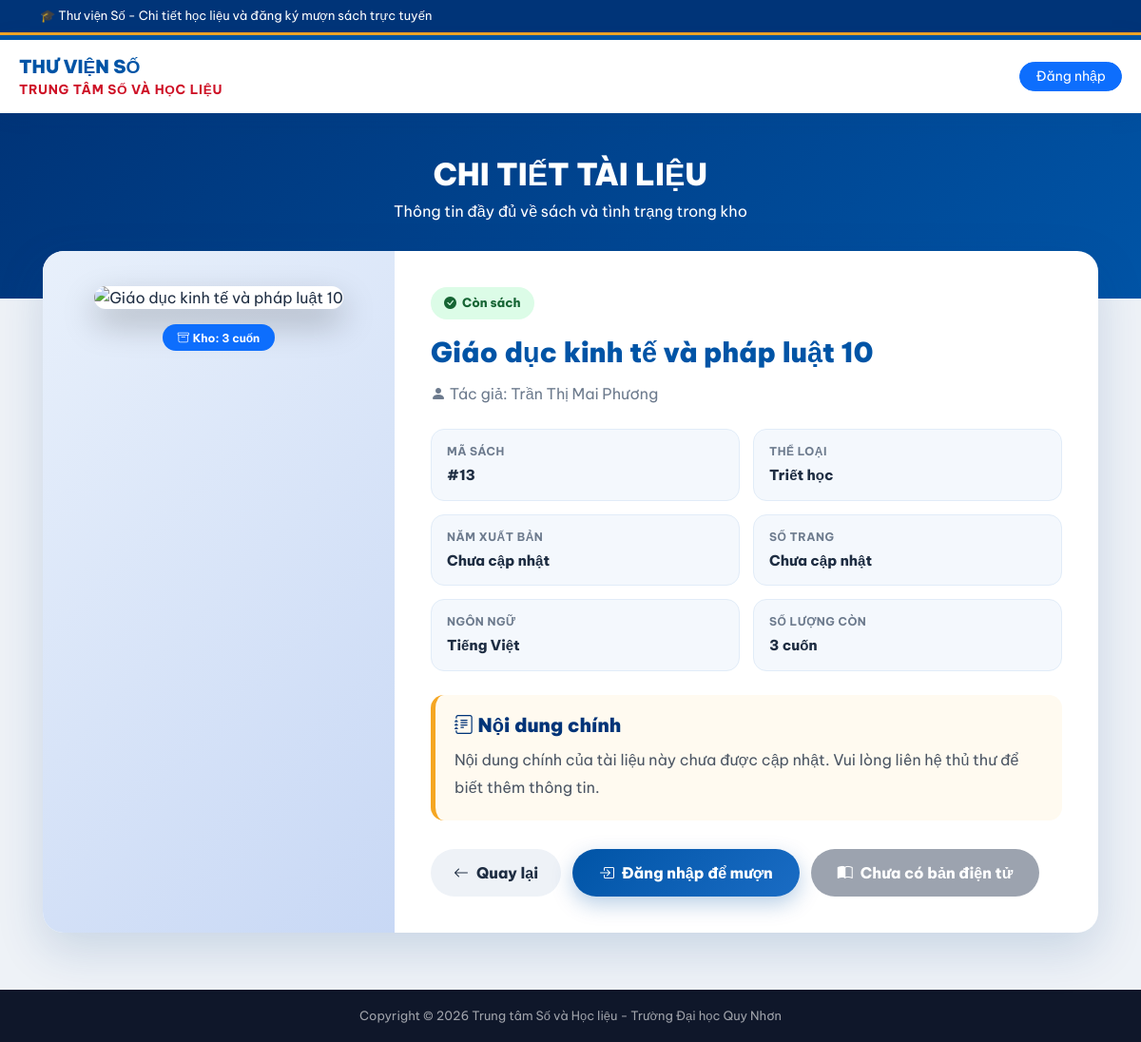
Screenshot of /detail.php?id=13 with the database file from the repository.
### tables this page shows
CREATE TABLE `Books` (
  `id` int(11) NOT NULL,
  `title` varchar(255) NOT NULL,
  `author` varchar(255) NOT NULL,
  `category` varchar(100) DEFAULT NULL,
  `quantity` int(11) DEFAULT 0,
  `image_url` text DEFAULT NULL,
  `created_at` timestamp NOT NULL DEFAULT current_timestamp()
);

### detail.php (the view, shortened to what this page needs)
<?php
require_once 'config.php';
$book_id = isset($_GET['id']) ? (int)$_GET['id'] : 0;
$stmt = $pdo->prepare("SELECT * FROM Books WHERE id=?");
$stmt->execute([$book_id]);
$book = $stmt->fetch(PDO::FETCH_ASSOC);
$cover = !empty($book['image_url']) ? $book['image_url'] : 'images/default-book.png';
?>
<!DOCTYPE html>
<html lang="vi">
<head>
<link href="https://cdn.jsdelivr.net/npm/bootstrap-icons@1.11.1/font/bootstrap-icons.css" rel="stylesheet">
<link href="https://cdn.jsdelivr.net/npm/bootstrap@5.3.2/dist/css/bootstrap.min.css" rel="stylesheet">
</head>
<body>
<div class="top-bar">
  <div class="container"><marquee>🎓 Thư viện Số - Chi tiết học liệu và đăng ký mượn sách trực tuyến</marquee></div>
</div>
<header class="qnu-header">
  <div class="header-inner">
    <div class="brand" onclick="location.href='index.php'">
      <div>
        <div class="uni-name">Thư viện Số</div>
        <div class="lib-name">Trung tâm số và Học liệu</div>
      </div>
    </div>
    <div class="d-flex align-items-center gap-2">
      <?php if(isset($_SESSION['username'])): ?>
        <span class="fw-bold text-primary me-1 small"><i class="bi bi-person-circle"></i> <?php echo htmlspecialchars($_SESSION['username']); ?></span>
        <a href="logout.php" class="btn btn-sm btn-danger rounded-pill px-3">Thoát</a>
      <?php else: ?>
        <a href="index.php" class="btn btn-sm btn-primary rounded-pill px-3">Đăng nhập</a>
      <?php endif; ?>
    </div>
  </div>
</header>
<section class="hero">
  <h2>CHI TIẾT TÀI LIỆU</h2>
  <p class="mb-0">Thông tin đầy đủ về sách và tình trạng trong kho</p>
</section>
<main class="detail-wrapper">
  <div class="detail-card">
    <div class="row g-0">
      <div class="col-lg-4">
        <div class="book-cover-box">
          <img src="<?php echo htmlspecialchars($cover); ?>"
               alt="<?php echo htmlspecialchars($book['title']); ?>"
               class="book-cover"
               onerror="this.src='images/default-book.png'">
          <div class="mt-3">
            <span class="badge <?php echo $book['quantity']>0 ? 'bg-primary' : 'bg-secondary'; ?> px-3 py-2 rounded-pill">
              <i class="bi bi-archive me-1"></i>Kho: <?php echo (int)$book['quantity']; ?> cuốn
            </span>
          </div>
        </div>
      </div>
      <div class="col-lg-8">
        <div class="book-info">
          <div class="mb-3">
            <?php if((int)$book['quantity']>0): ?>
              <span class="status-badge available"><i class="bi bi-check-circle-fill"></i> Còn sách</span>
            <?php elseif((int)($book['ebook_available']??0)===1): ?>
              <span class="status-badge" style="background:#e6f7ff;color:#055;"><i class="bi bi-book-half"></i> Chỉ có bản điện tử</span>
            <?php else: ?>
              <span class="status-badge unavailable"><i class="bi bi-x-circle-fill"></i> Hết sách</span>
            <?php endif; ?>
          </div>
          <h1 class="book-title"><?php echo htmlspecialchars($book['title']); ?></h1>
          <div class="book-author"><i class="bi bi-person-fill"></i> Tác giả: <?php echo htmlspecialchars($book['author']??'Chưa cập nhật'); ?></div>
          <div class="meta-grid">
            <div class="meta-item">
              <div class="meta-label">Mã sách</div>
              <div class="meta-value">#<?php echo htmlspecialchars($book['id']); ?></div>
            </div>
            <div class="meta-item">
              <div class="meta-label">Thể loại</div>
              <div class="meta-value"><?php echo htmlspecialchars($book['category']??'Chưa cập nhật'); ?></div>
            </div>
            <div class="meta-item">
              <div class="meta-label">Năm xuất bản</div>
              <div class="meta-value"><?php echo !empty($book['publish_year'])?htmlspecialchars($book['publish_year']):'Chưa cập nhật'; ?></div>
            </div>
            <div class="meta-item">
              <div class="meta-label">Số trang</div>
              <div class="meta-value"><?php echo !empty($book['pages'])?htmlspecialchars($book['pages']).' trang':'Chưa cập nhật'; ?></div>
            </div>
            <div class="meta-item">
              <div class="meta-label">Ngôn ngữ</div>
              <div class="meta-value"><?php echo !empty($book['language'])?htmlspecialchars($book['language']):'Tiếng Việt'; ?></div>
            </div>
            <div class="meta-item">
              <div class="meta-label">Số lượng còn</div>
              <div class="meta-value"><?php echo (int)$book['quantity']; ?> cuốn</div>
            </div>
          </div>
          <div class="description-box">
            <h5><i class="bi bi-journal-text"></i> Nội dung chính</h5>
            <p><?php echo !empty($book['description']) ? nl2br(htmlspecialchars($book['description'])) : 'Nội dung chính của tài liệu này chưa được cập nhật. Vui lòng liên hệ thủ thư để biết thêm thông tin.'; ?></p>
          </div>
          <div class="action-box">
            <a href="index.php" class="btn-back"><i class="bi bi-arrow-left"></i>Quay lại</a>
            <?php if((int)$book['quantity']>0): ?>
              <?php if(isset($_SESSION['username']) && $_SESSION['role']==='student'): ?>
                <a href="borrow.php?id=<?php echo $book['id']; ?>" class="btn-borrow">
                  <i class="bi bi-bag-check-fill"></i>Mượn vật lí
                </a>
                <button class="btn-cart" onclick="addToCartDetail(<?php echo $book['id']; ?>)">
                  <i class="bi bi-basket-plus-fill"></i>Thêm vào giỏ
                </button>
              <?php elseif(isset($_SESSION['username'])): ?>
                <button class="btn-borrow" onclick="alert('Chỉ tài khoản sinh viên mới được mượn sách.')">
                  <i class="bi bi-bag-check-fill"></i>Mượn sách vật lí
                </button>
              <?php else: ?>
                <a href="borrow.php?id=<?php echo $book['id']; ?>" class="btn-borrow">
                  <i class="bi bi-box-arrow-in-right"></i>Đăng nhập để mượn
                </a>
              <?php endif; ?>
            <?php else: ?>
              <button class="btn-borrow" style="background:#9ca3af;box-shadow:none;" disabled>
                <i class="bi bi-x-circle-fill"></i>Hết sách vật lí
              </button>
            <?php endif; ?>
            <?php if(($book['ebook_available']??0)==1 && !empty($book['ebook_url'])): ?>
              <a href="<?php echo htmlspecialchars($book['ebook_url']); ?>" target="_blank" class="btn-borrow" style="background:linear-gradient(135deg,#16a34a,#22c55e);">
                <i class="bi bi-book-half"></i>Đọc sách điện tử
              </a>
            <?php else: ?>
              <button class="btn-borrow" style="background:#9ca3af;box-shadow:none;" disabled>
                <i class="bi bi-book-half"></i>Chưa có bản điện tử
              </button>
            <?php endif; ?>
          </div>
        </div>
      </div>
    </div>
  </div>
</main>
<footer>Copyright © 2026 Trung tâm Số và Học liệu - Trường Đại học Quy Nhơn</footer>
</body>
</html>

### detail.php (style rules this page uses)
:root { --blue:#0054a6;--blue-dark:#003478;--gold:#f5a623;--red:#ce1126;--bg:#eef2f7;--text:#1e2d42;--muted:#6c7a8d; }
body { font-family:'Be Vietnam Pro',sans-serif;background:var(--bg);color:var(--text); }
.top-bar { background:var(--blue-dark);color:white;font-size:13px;padding:7px 0;border-bottom:3px solid var(--gold); }
.qnu-header { background:white;border-top:5px solid var(--blue);box-shadow:0 3px 20px rgba(0,60,130,.1);position:sticky;top:0;z-index:999; }
.header-inner { max-width:1200px;margin:0 auto;padding:14px 20px;display:flex;justify-content:space-between;align-items:center; }
.brand { display:flex;align-items:center;gap:14px;cursor:pointer; }
.uni-name { font-size:1.2rem;font-weight:900;color:var(--blue);text-transform:uppercase; }
.lib-name { font-size:.85rem;font-weight:700;color:var(--red);text-transform:uppercase;letter-spacing:.05em; }
.hero { background:linear-gradient(135deg,var(--blue-dark),var(--blue));padding:45px 20px 80px;color:white;text-align:center; }
.hero h2 { font-weight:900;margin-bottom:8px; }
.detail-wrapper { max-width:1150px;margin:-50px auto 60px;padding:0 20px;position:relative;z-index:5; }
.detail-card { background:white;border-radius:22px;box-shadow:0 18px 50px rgba(0,60,130,.16);overflow:hidden; }
.book-cover-box { background:linear-gradient(135deg,#e8f0fb,#c8d8f5);padding:35px;text-align:center;height:100%; }
.book-cover { width:260px;max-width:100%;aspect-ratio:2/3;object-fit:cover;border-radius:14px;box-shadow:0 15px 35px rgba(0,0,0,.25);background:white; }
.book-info { padding:38px; }
.book-title { font-size:1.8rem;font-weight:900;color:var(--blue);line-height:1.35;margin-bottom:12px; }
.book-author { color:var(--muted);font-size:1rem;margin-bottom:22px; }
.meta-grid { display:grid;grid-template-columns:repeat(2,minmax(0,1fr));gap:14px;margin:25px 0; }
.meta-item { background:#f4f8fd;border:1px solid #e1ecf8;border-radius:14px;padding:14px 16px; }
.meta-label { font-size:12px;color:var(--muted);font-weight:700;text-transform:uppercase;letter-spacing:.04em;margin-bottom:5px; }
.meta-value { font-size:15px;font-weight:800;color:var(--text); }
.description-box { background:#fffaf0;border-left:5px solid var(--gold);padding:20px;border-radius:14px;margin-top:25px; }
.description-box h5 { color:var(--blue-dark);font-weight:900;margin-bottom:10px; }
.description-box p { color:#4b5563;line-height:1.8;margin-bottom:0; }
.action-box { margin-top:30px;display:flex;gap:12px;flex-wrap:wrap; }
.btn-borrow { background:linear-gradient(135deg,var(--blue),#1a6cc4);color:white;border:none;padding:13px 28px;border-radius:50px;font-weight:800;text-decoration:none;display:inline-flex;align-items:center;gap:8px;box-shadow:0 8px 22px rgba(0,84,166,.28); }
.btn-back { background:#eef2f7;color:var(--text);border:none;padding:13px 24px;border-radius:50px;font-weight:800;text-decoration:none;display:inline-flex;align-items:center;gap:8px; }
.status-badge { display:inline-flex;align-items:center;gap:6px;padding:7px 14px;border-radius:50px;font-size:13px;font-weight:800; }
.available { background:#dcfce7;color:#166534; }
footer { background:#0f172a;color:rgba(255,255,255,.6);text-align:center;padding:18px;font-size:13px; }

### rows the page displays
books: quantity "3", title "Giáo dục kinh tế và pháp luật 10", author "Trần Thị Mai Phương", id "13", category "Triết học"
